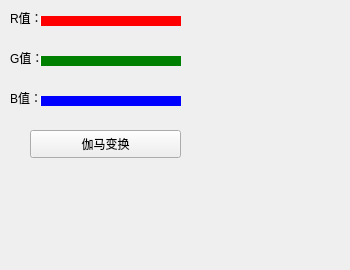
  <widget class="QDockWidget" name="dockWidget_3">
   <property name="minimumSize">
    <size>
     <width>350</width>
     <height>270</height>
    </size>
   </property>
   <attribute name="dockWidgetArea">
    <number>1</number>
   </attribute>
   <widget class="QWidget" name="dockWidgetContents_6">
    <widget class="QSlider" name="horizontalSlider_B">
     <property name="geometry">
      <rect>
       <x>40</x>
       <y>90</y>
       <width>141</width>
       <height>22</height>
      </rect>
     </property>
     <property name="styleSheet">
      <string notr="true">QSlider::add-page:Horizontal
     {     
        background-color: blue;
        height:4px;
     }
     QSlider::sub-page:Horizontal 
    {
        background-color:white;
        height:4px;
     }
    QSlider::groove:Horizontal 
    {
        background:transparent;
        height:10px;
		border-radius: 5px;
    }
    QSlider::handle:Horizontal 
    {
        height: 20px;
        width:20px;
        border-image: url(:/adjust/图标/调节和色彩调整/调节条.png);
        margin: -8 0px;
    }

</string>
     </property>
     <property name="maximum">
      <number>255</number>
     </property>
     <property name="orientation">
      <enum>Qt::Horizontal</enum>
     </property>
    </widget>
    <widget class="QLabel" name="label_19">
     <property name="geometry">
      <rect>
       <x>10</x>
       <y>90</y>
       <width>31</width>
       <height>16</height>
      </rect>
     </property>
     <property name="text">
      <string>B值：</string>
     </property>
    </widget>
    <widget class="QSlider" name="horizontalSlider_G">
     <property name="geometry">
      <rect>
       <x>40</x>
       <y>50</y>
       <width>141</width>
       <height>22</height>
      </rect>
     </property>
     <property name="styleSheet">
      <string notr="true">QSlider::add-page:Horizontal
     {     
        background-color: green;
        height:4px;
     }
     QSlider::sub-page:Horizontal 
    {
        background-color:white;
        height:4px;
     }
    QSlider::groove:Horizontal 
    {
        background:transparent;
        height:10px;
		border-radius: 5px;
    }
    QSlider::handle:Horizontal 
    {
        height: 20px;
        width:20px;
        border-image: url(:/adjust/图标/调节和色彩调整/调节条.png);
        margin: -8 0px;
    }

</string>
     </property>
     <property name="maximum">
      <number>255</number>
     </property>
     <property name="orientation">
      <enum>Qt::Horizontal</enum>
     </property>
    </widget>
    <widget class="QLabel" name="label_18">
     <property name="geometry">
      <rect>
       <x>10</x>
       <y>50</y>
       <width>31</width>
       <height>16</height>
      </rect>
     </property>
     <property name="text">
      <string>G值：</string>
     </property>
    </widget>
    <widget class="QSlider" name="horizontalSlider_R">
     <property name="geometry">
      <rect>
       <x>40</x>
       <y>10</y>
       <width>141</width>
       <height>22</height>
      </rect>
     </property>
     <property name="contextMenuPolicy">
      <enum>Qt::DefaultContextMenu</enum>
     </property>
     <property name="toolTipDuration">
      <number>1</number>
     </property>
     <property name="styleSheet">
      <string notr="true">QSlider::add-page:Horizontal
     {     
        background-color: red;
        height:4px;
     }
     QSlider::sub-page:Horizontal 
    {
        background-color:white;
        height:4px;
     }
    QSlider::groove:Horizontal 
    {
        background:transparent;
        height:10px;
		border-radius: 5px;
    }
    QSlider::handle:Horizontal 
    {
        height: 20px;
        width:20px;
        border-image: url(:/adjust/图标/调节和色彩调整/调节条.png);
        margin: -8 0px;
    }

</string>
     </property>
     <property name="maximum">
      <number>255</number>
     </property>
     <property name="orientation">
      <enum>Qt::Horizontal</enum>
     </property>
     <property name="tickPosition">
      <enum>QSlider::NoTicks</enum>
     </property>
    </widget>
    <widget class="QLabel" name="label_17">
     <property name="geometry">
      <rect>
       <x>10</x>
       <y>10</y>
       <width>31</width>
       <height>16</height>
      </rect>
     </property>
     <property name="text">
      <string>R值：</string>
     </property>
    </widget>
    <widget class="QPushButton" name="pushButton_turnleft_6">
     <property name="geometry">
      <rect>
       <x>190</x>
       <y>10</y>
       <width>64</width>
       <height>64</height>
      </rect>
     </property>
     <property name="styleSheet">
      <string notr="true">border-radius:32px;
background-repeat:no-repeat;
background-position:center;
background-image: url(:/myImage/images/turn-left.png);</string>
     </property>
     <property name="text">
      <string/>
     </property>
    </widget>
    <widget class="QPushButton" name="pushButton_turnright_2">
     <property name="geometry">
      <rect>
       <x>270</x>
       <y>10</y>
       <width>64</width>
       <height>64</height>
      </rect>
     </property>
     <property name="styleSheet">
      <string notr="true">border-radius:32px;
background-repeat:no-repeat;
background-position:center;
background-image: url(:/myImage/images/turn-right.png);</string>
     </property>
     <property name="text">
      <string/>
     </property>
    </widget>
    <widget class="QPushButton" name="pushButton_turnleft_5">
     <property name="geometry">
      <rect>
       <x>190</x>
       <y>90</y>
       <width>64</width>
       <height>64</height>
      </rect>
     </property>
     <property name="styleSheet">
      <string notr="true">border-radius:32px;
background-repeat:no-repeat;
background-position:center;
background-image: url(:/myImage/images/vertical.png);</string>
     </property>
     <property name="text">
      <string/>
     </property>
    </widget>
    <widget class="QPushButton" name="pushButton_turnleft_4">
     <property name="geometry">
      <rect>
       <x>270</x>
       <y>90</y>
       <width>64</width>
       <height>64</height>
      </rect>
     </property>
     <property name="styleSheet">
      <string notr="true">border-radius:32px;
background-repeat:no-repeat;
background-position:center;
background-image: url(:/myImage/images/horizon.png);</string>
     </property>
     <property name="text">
      <string/>
     </property>
    </widget>
    <widget class="QPushButton" name="pushButton_gamma_2">
     <property name="geometry">
      <rect>
       <x>30</x>
       <y>130</y>
       <width>151</width>
       <height>28</height>
      </rect>
     </property>
     <property name="text">
      <string>伽马变换</string>
     </property>
    </widget>
   </widget>
  </widget>
